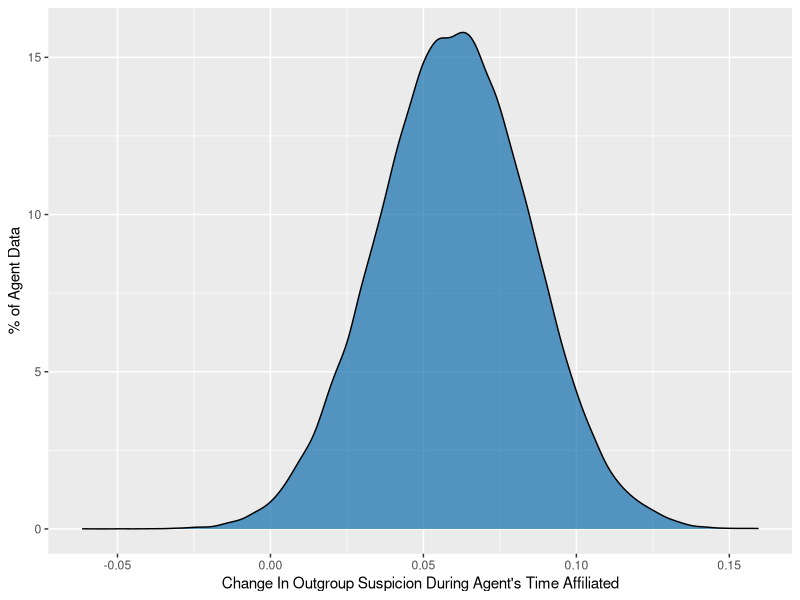

Write the R code that produced this figure.
library(tidyverse)
library(gridExtra)
delta.data = read.csv("figure-9-data.csv", header=T)
rq.1.delta.plot = ggplot(delta.data, aes(x=Change.In.Outgroup.Suspicion.During.Affiliation))+geom_density(fill="#0868ac", alpha=0.67)+
  xlab("Change In Outgroup Suspicion During Agent's Time Affiliated")+
  ylab("% of Agent Data")